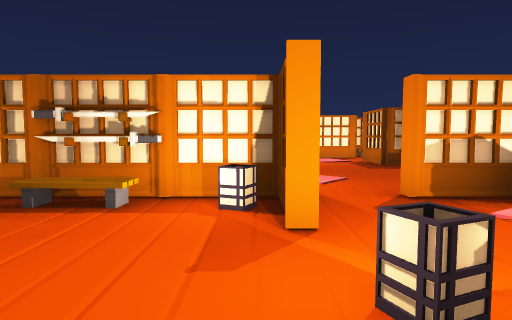
[1] (above)

21 first-person views from a walk through a Unity game level. The camera is 1.2 m above the floor, tilts 4° down and sees 75° across. The floor is counted in squares, 1.2 m on a side. Each view is taken from the middle of a square. On the plan, view 1 faces up. The plan holds only what a view shows up to about 13 squares ahead; the rest is blank. The place goes on beyond the plan. The player character is not drawn. Door leaves are left out, so doorways stand open.

[2]
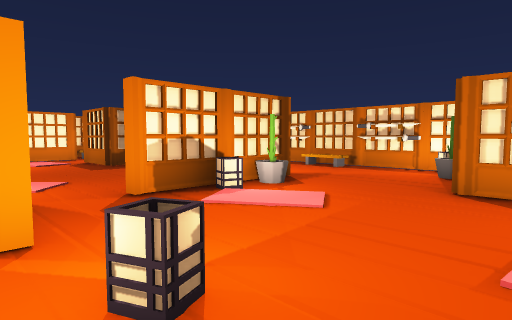

[3]
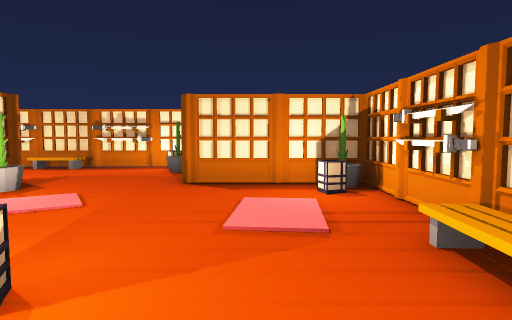

[4]
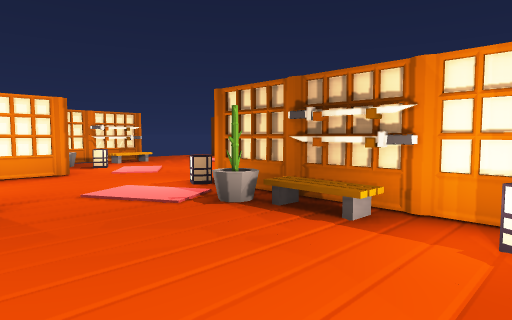

[5]
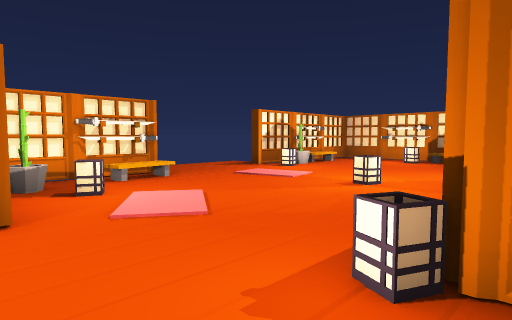

[6]
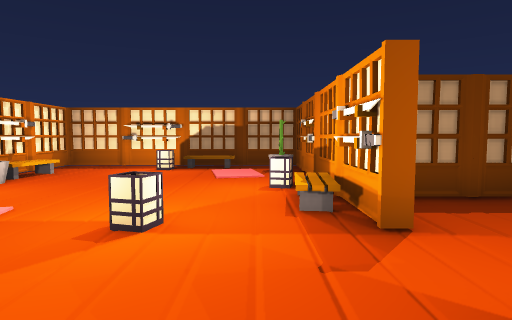

[7]
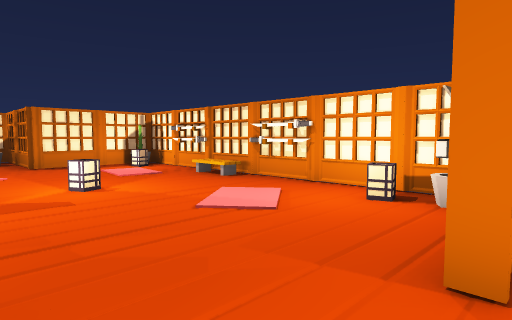

[8]
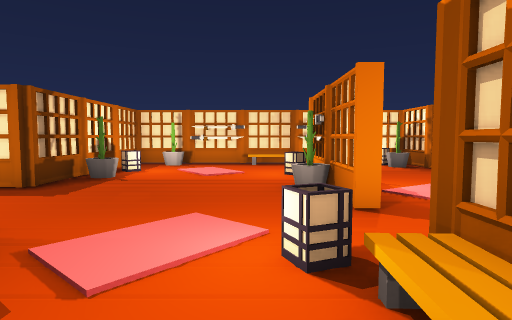

[9]
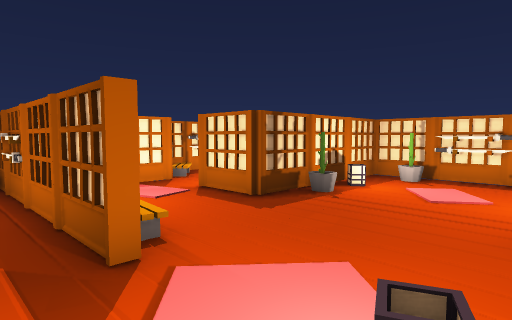

[10]
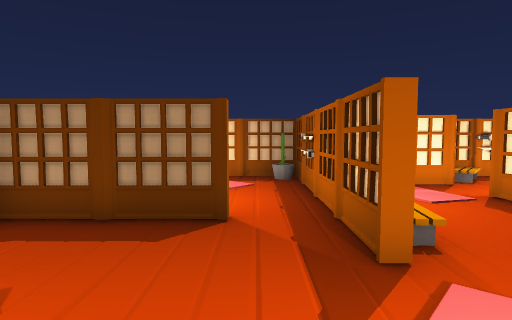

[11]
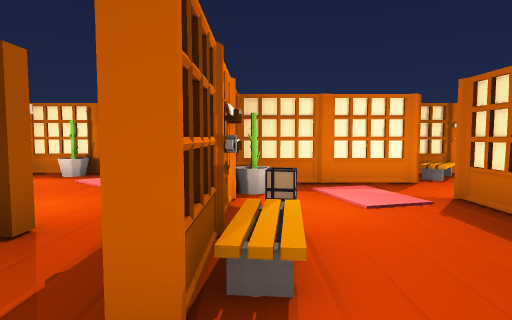

[12]
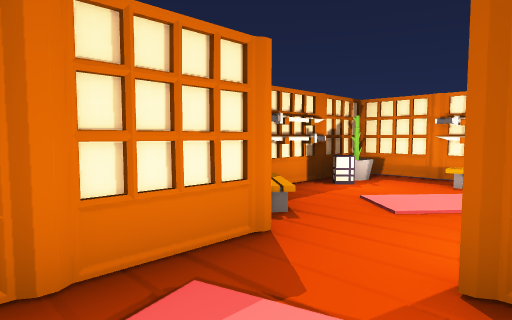

[13]
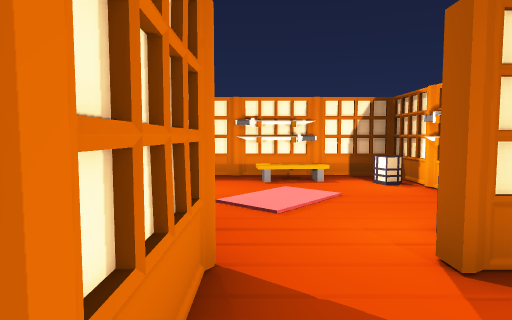

[14]
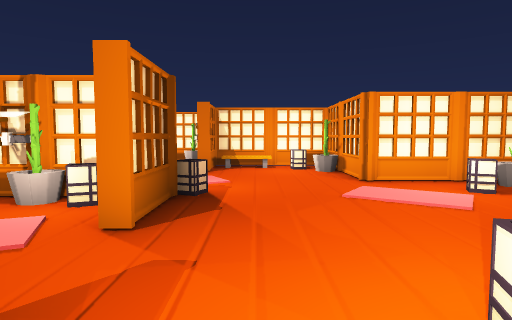

[15]
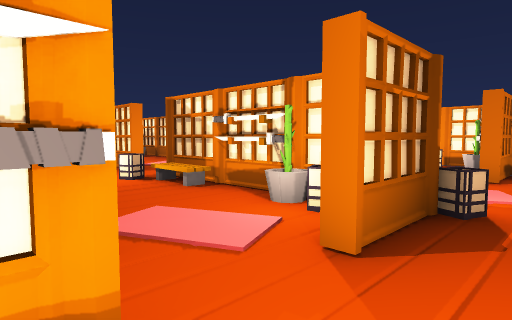

[16]
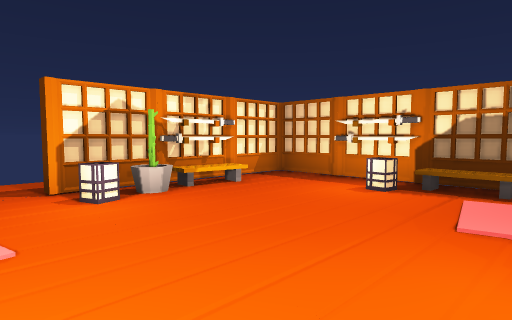

[17]
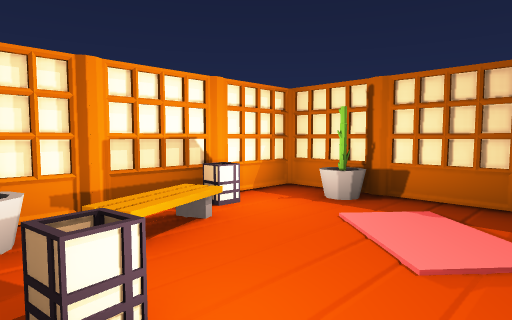

[18]
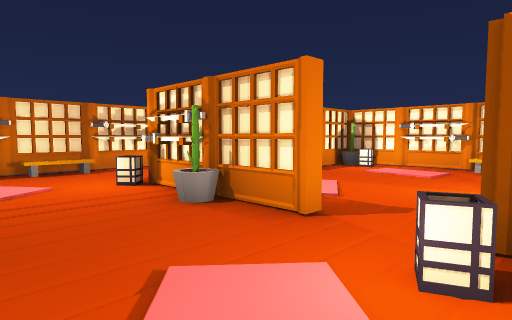

[19]
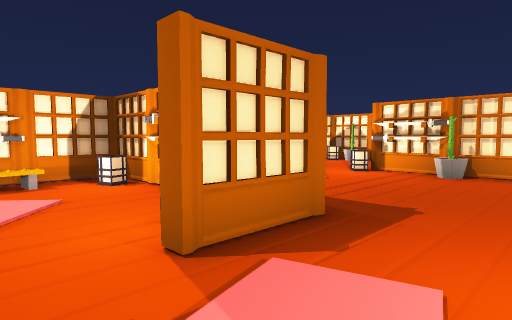

[20]
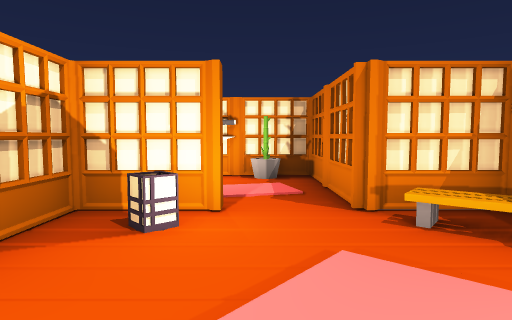

[21]
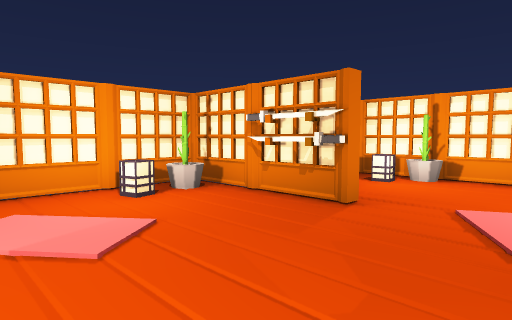

### Floor plan
Key: @ floor where view 1 was taken; # wall or solid block; . floor; / step, stairs or slope; D open door; ^ raised ledge; S sword; L lantern; O other object.
Columns run from 14 left of view 1 to 11 right of it. Each row starts with its distance up from view 1.
 18 ###############   ########
 17 #..SS//.#.O...O   #.OSLO.#
 16 #...L...O.....#####O.....#
 15 #S......SL....S...D.....S#
 14 ^S......S.....SO..D.....S#
 13 #OO.....#..L...L..#L.....#
 12 #.L.....LO#LO.#S..#..SSL.#
 11 D.......S##...#O..##O#L###
 10 D.....L.S.....#.........O#
  9 D.......D...............S#
  8 D.......D...............S#
  7  S......#.O....L......../#
  6 #S......#.LSS/#L..OSSL../#
  5 #..L....L#OSS#LDD#LOO...S#
  4 #.O.......O...#.........S#
  3  ####..................OO#
  2     #..........L.......O##
  1     #OL..S...........####
  0     #..//SL...@......#
 -1     ######O........L.#
 -2         ###..SS#####O#
 -3          #############

Where each view was taken, in squares from view 1:
view 1: 0 up, 0 right, facing up
view 2: 0 up, 0 right, facing up-right
view 3: 0 up, 1 left, facing right
view 4: 1 up, 0 right, facing up-left
view 5: 3 up, 5 left, facing up-left
view 6: 6 up, 7 left, facing up
view 7: 4 up, 6 left, facing down-right
view 8: 7 up, 2 left, facing right
view 9: 6 up, 1 left, facing up-right
view 10: 6 up, 1 left, facing up
view 11: 8 up, 1 right, facing up
view 12: 13 up, 2 right, facing up-right
view 13: 15 up, 2 right, facing right
view 14: 11 up, 7 left, facing down
view 15: 10 up, 7 left, facing down-right
view 16: 10 up, 7 left, facing up-left
view 17: 12 up, 1 left, facing up-left
view 18: 9 up, 0 right, facing down-right
view 19: 15 up, 2 right, facing down-right
view 20: 14 up, 9 right, facing left
view 21: 4 up, 1 left, facing down-left
